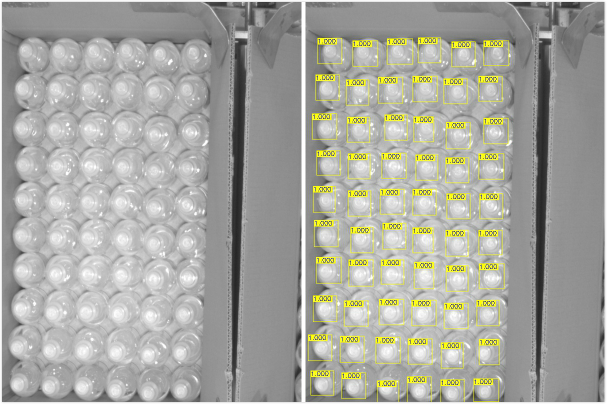
#> input picture examples/vis1.jpg, 1214 x 808 px (shown at 1/2 size)
$ python -i test_utils.py   (imports and definitions only)
#> lines starting #> are read from the running program, lines starting #| are printed output that depends on the picture
import os, cv2
import numpy as np
import tensorflow as tf
import tensorflow.contrib.slim as slim


# [51 lines left out: functions get_checkpoint_init_fn, read_pb_model, write_pb_model, load, not called in this run]


def hough_cir_detection(img, minDist=55, precise=35, minRadius=10, maxRadius=30,
                        custom_radius=28.0, apply_custom_radius=True):
    """Hough circle detecction."""
    equ_img = cv2.equalizeHist(img)
    gau_img = cv2.GaussianBlur(equ_img, (5, 5), 0)
    lap_img = cv2.Laplacian(gau_img, -1, ksize=5)
    pre_img = cv2.medianBlur(lap_img, 5)
    circles = cv2.HoughCircles(pre_img, cv2.HOUGH_GRADIENT, 1, minDist=minDist, param1=100,
                                param2=precise, minRadius=minRadius, maxRadius=maxRadius)
    centers = circles[0, :, :2]
    if apply_custom_radius:
        hough_boxes = [[max(0, c[0]-custom_radius)/600, max(0, c[1]-custom_radius)/800, \
                    min(c[0]+custom_radius, 600)/600, min(c[1]+custom_radius, 800)/800] for c in centers]
    else:
        radius = np.minimum(circles[0, :, 2] + 5, custom_radius)
        hough_boxes = [[max(0, c[0]-r)/600, max(0, c[1]-r)/800, \
                    min(c[0]+r, 600)/600, min(c[1]+r, 800)/800] for c, r in zip(centers,radius)]
    return hough_boxes


# [39 lines left out: functions abnormal_filter, draw_bbox, not called in this run]

>>> import cv2
>>> picture = cv2.imread('examples/vis1.jpg', cv2.IMREAD_GRAYSCALE)
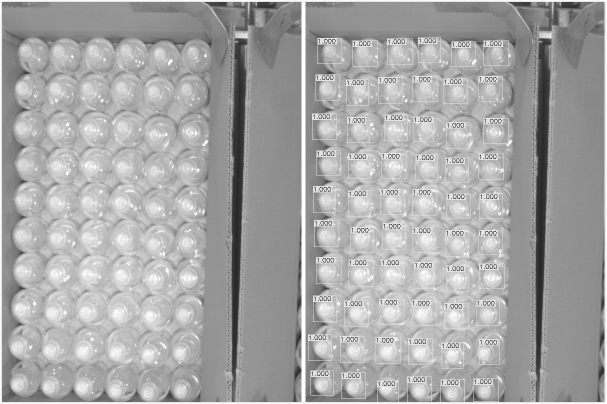
#> picture: shape (808, 1214) (shown at 1/2 size); min 22, max 255, mean 166.6
>>> result = hough_cir_detection(picture)
#> in hough_cir_detection, `equ_img = cv2.equalizeHist(img)`:
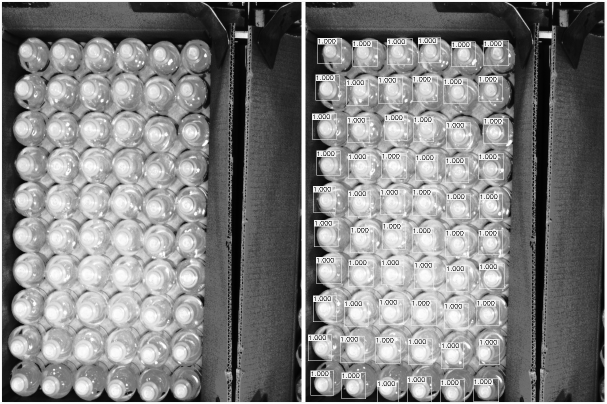
#> equ_img: shape (808, 1214) (shown at 1/2 size); min 0, max 255, mean 128.8
#> in hough_cir_detection, `lap_img = cv2.Laplacian(gau_img, -1, ksize=5)`:
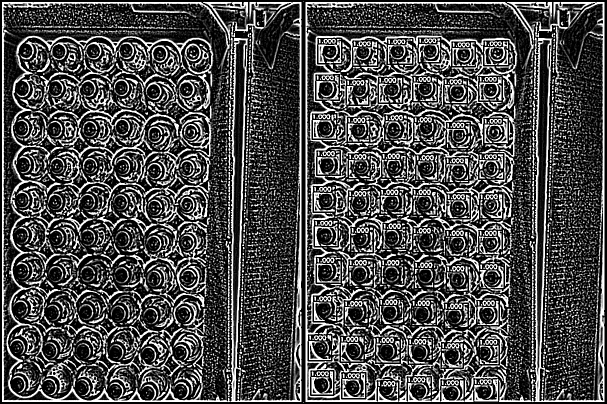
#> lap_img: shape (808, 1214) (shown at 1/2 size); min 0, max 255, mean 74.2
#> in hough_cir_detection, `pre_img = cv2.medianBlur(lap_img, 5)`:
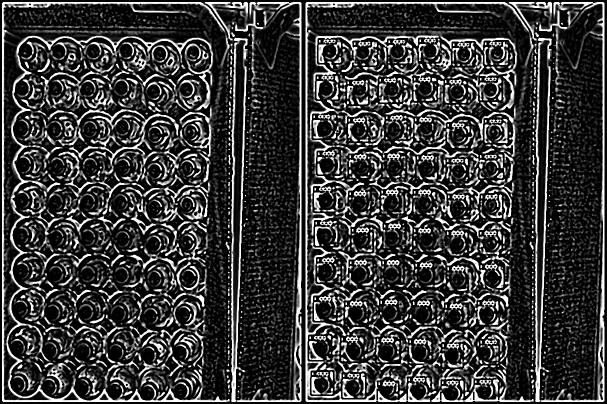
#> pre_img: shape (808, 1214) (shown at 1/2 size); min 0, max 255, mean 57.7
#> in hough_cir_detection, `circles = cv2.HoughCircles(pre_img, cv2.HOUGH_GRADIENT, 1, minDist=min..`: circles = 78 rows, first 8: [390.5, 104.5, 29.4], [315.5, 549.5, 29.4], [987.5, 760.5, 23.9], [205.5, 120.5, 23.9], [317.5, 274.5, 29.4], [389.5, 265.5, 26.1], [331.5, 123.5, 25], [812.5, 122.5, 28.2]
#> in hough_cir_detection, `centers = circles[0, :, :2]`: centers = 78 pairs, first value 39.5 to 992.5, second value 100.5 to 780.5
#> in hough_cir_detection, `hough_boxes = [[max(0, c[0]-custom_radius)/600, max(0, c[1]-custom_rad..`: hough_boxes = 78 items, first 6: [0.604, 0.0956, 0.698, 0.166], [0.479, 0.652, 0.573, 0.722], [1.6, 0.916, 1, 0.986], [0.296, 0.116, 0.389, 0.186], [0.482, 0.308, 0.576, 0.378], [0.603, 0.297, 0.696, 0.367]
#> result has the same summary as hough_boxes in hough_cir_detection

$ run again, on examples/vis2.jpg
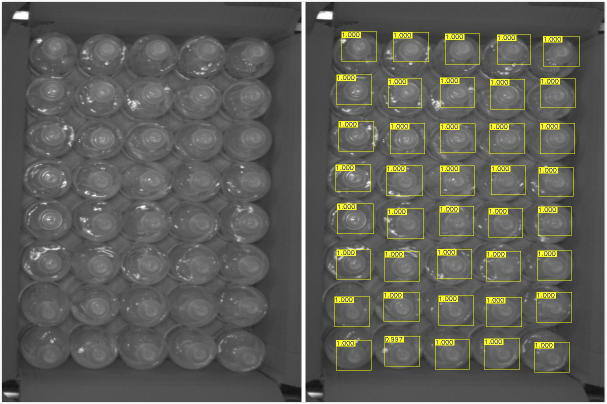
#> input picture examples/vis2.jpg, 1214 x 808 px (shown at 1/2 size)
#> in hough_cir_detection, `equ_img = cv2.equalizeHist(img)`:
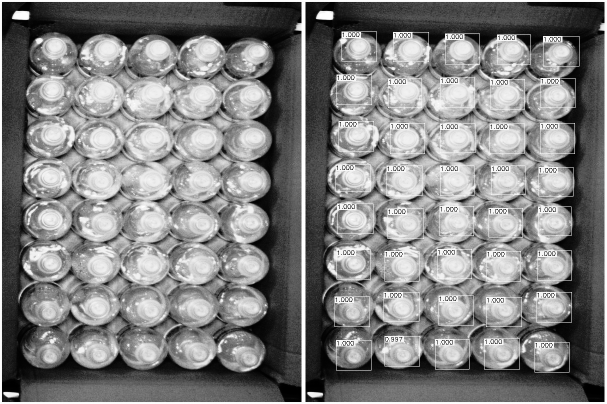
#> equ_img: shape (808, 1214) (shown at 1/2 size); min 0, max 255, mean 129.5
#> in hough_cir_detection, `pre_img = cv2.medianBlur(lap_img, 5)`:
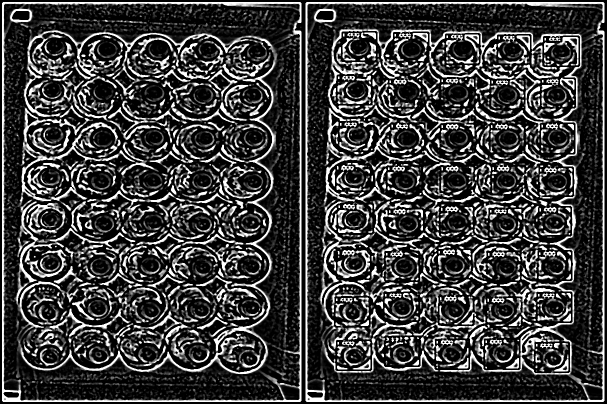
#> pre_img: shape (808, 1214) (shown at 1/2 size); min 0, max 255, mean 62.2
#> circles = 69 rows, first 8: [801.5, 611.5, 29.4], [210.5, 100.5, 29.4], [708.5, 432.5, 27.2], [1016.5, 273.5, 29.4], [194.5, 607.5, 29.4], [200.5, 360.5, 29.4], [410.5, 274.5, 28.2], [95.5, 622.5, 29.4]
#> centers = 69 pairs, first value 95.5 to 1120.5, second value 90.5 to 715.5
#> hough_boxes = 69 items, first 6: [1.29, 0.729, 1, 0.799], [0.304, 0.0906, 0.398, 0.161], [1.13, 0.506, 1, 0.576], [1.65, 0.307, 1, 0.377], [0.278, 0.724, 0.371, 0.794], [0.287, 0.416, 0.381, 0.486]
#> result has the same summary as hough_boxes in hough_cir_detection

$ run again, on examples/vis3.jpg
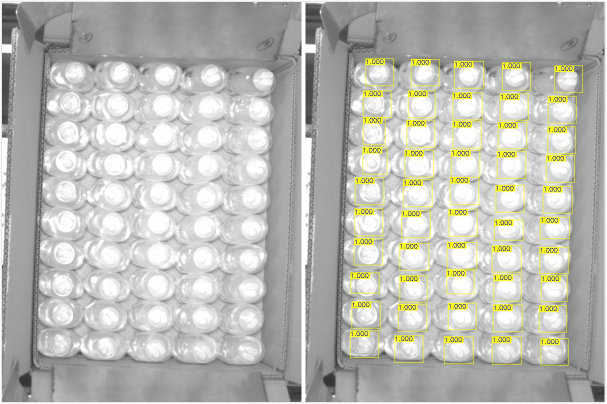
#> input picture examples/vis3.jpg, 1214 x 808 px (shown at 1/2 size)
#> in hough_cir_detection, `equ_img = cv2.equalizeHist(img)`:
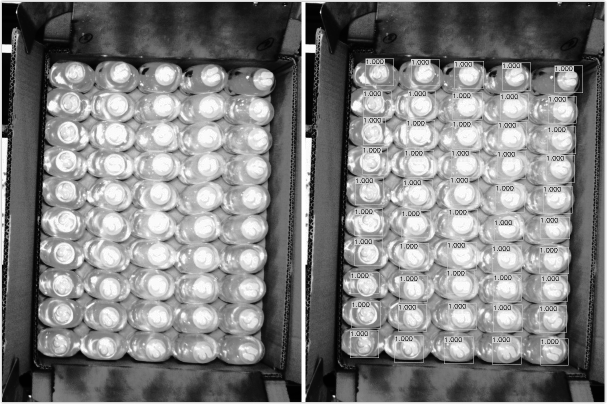
#> equ_img: shape (808, 1214) (shown at 1/2 size); min 0, max 255, mean 128.6
#> in hough_cir_detection, `pre_img = cv2.medianBlur(lap_img, 5)`:
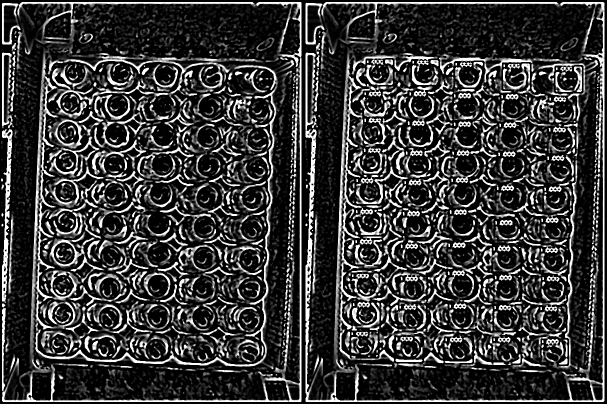
#> pre_img: shape (808, 1214) (shown at 1/2 size); min 0, max 255, mean 56.6
#> circles = 76 rows, first 8: [131.5, 382.5, 21.6], [406.5, 516.5, 23.9], [506.5, 454.5, 29.4], [523.5, 166.5, 29.4], [141.5, 205.5, 21.7], [119.5, 628.5, 29.4], [217.5, 572.5, 26.1], [761.5, 143.5, 23.9]
#> centers = 76 pairs, first value 114.5 to 1133.5, second value 143.5 to 698.5
#> hough_boxes = 76 items, first 6: [0.172, 0.443, 0.266, 0.513], [0.631, 0.611, 0.724, 0.681], [0.797, 0.533, 0.891, 0.603], [0.826, 0.173, 0.919, 0.243], [0.189, 0.222, 0.282, 0.292], [0.152, 0.751, 0.246, 0.821]
#> result has the same summary as hough_boxes in hough_cir_detection

$ run again, on examples/vis4.jpg
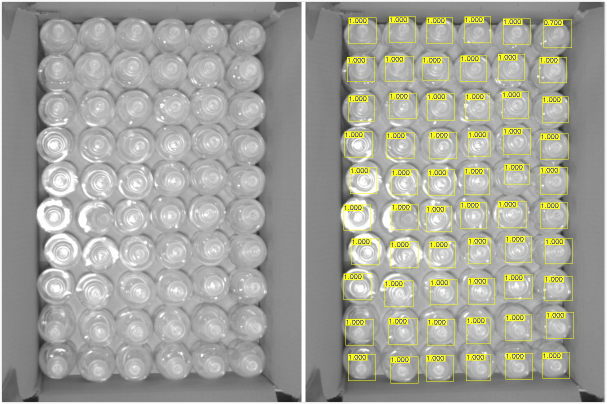
#> input picture examples/vis4.jpg, 1214 x 808 px (shown at 1/2 size)
#> in hough_cir_detection, `equ_img = cv2.equalizeHist(img)`:
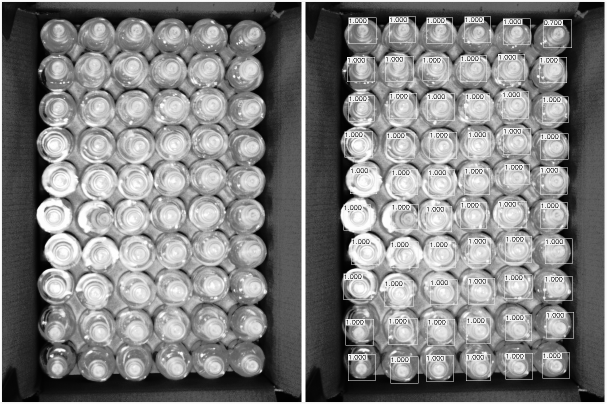
#> equ_img: shape (808, 1214) (shown at 1/2 size); min 0, max 255, mean 128.8
#> in hough_cir_detection, `pre_img = cv2.medianBlur(lap_img, 5)`:
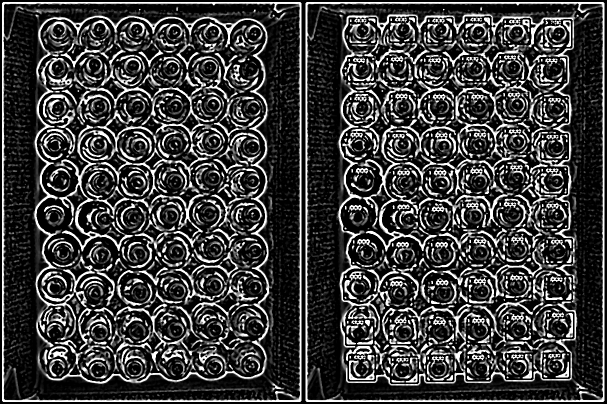
#> pre_img: shape (808, 1214) (shown at 1/2 size); min 0, max 255, mean 60.8
#> circles = 112 rows, first 8: [113.5, 286.5, 29.4], [186.5, 580.5, 27.2], [109.5, 212.5, 29.4], [262.5, 734.5, 29.4], [418.5, 282.5, 29.4], [120.5, 139.5, 28.3], [411.5, 426.5, 27.2], [272.5, 501.5, 29.4]
#> centers = 112 pairs, first value 108.5 to 1115.5, second value 58.5 to 742.5
#> hough_boxes = 112 items, first 6: [0.142, 0.323, 0.236, 0.393], [0.264, 0.691, 0.357, 0.761], [0.136, 0.231, 0.229, 0.301], [0.391, 0.883, 0.484, 0.953], [0.651, 0.318, 0.744, 0.388], [0.154, 0.139, 0.247, 0.209]
#> result has the same summary as hough_boxes in hough_cir_detection
